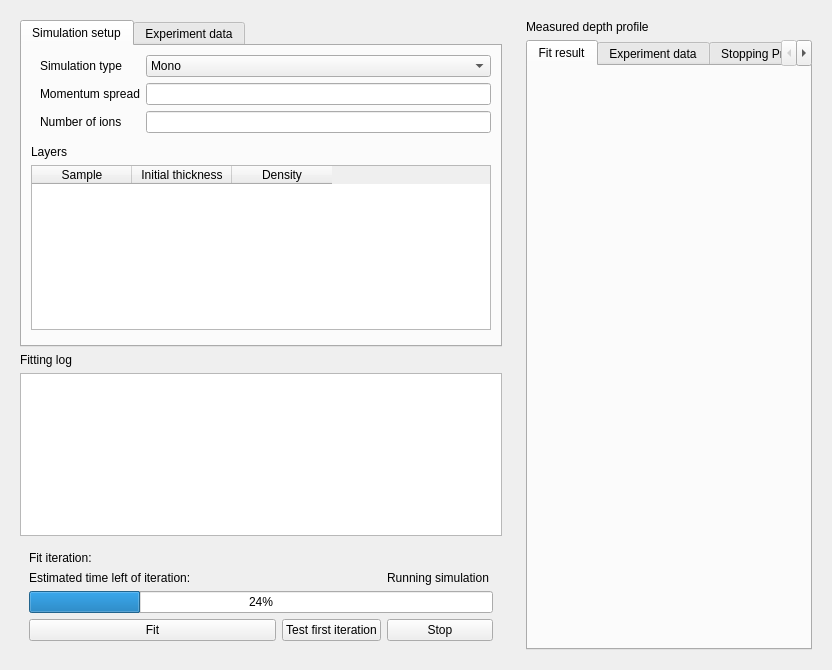
<?xml version="1.0" encoding="UTF-8"?>
<ui version="4.0">
 <class>trim_fit</class>
 <widget class="QWidget" name="trim_fit">
  <property name="geometry">
   <rect>
    <x>0</x>
    <y>0</y>
    <width>832</width>
    <height>670</height>
   </rect>
  </property>
  <property name="windowTitle">
   <string>Form</string>
  </property>
  <layout class="QHBoxLayout" name="horizontalLayout">
   <item>
    <widget class="QWidget" name="side_panel" native="true">
     <property name="minimumSize">
      <size>
       <width>500</width>
       <height>0</height>
      </size>
     </property>
     <property name="maximumSize">
      <size>
       <width>600</width>
       <height>16777215</height>
      </size>
     </property>
     <layout class="QGridLayout" name="gridLayout">
      <item row="6" column="0">
       <widget class="QWidget" name="widget_4" native="true">
        <layout class="QGridLayout" name="gridLayout_2">
         <item row="4" column="3">
          <widget class="QPushButton" name="cancel_button">
           <property name="text">
            <string>Stop</string>
           </property>
          </widget>
         </item>
         <item row="4" column="2">
          <widget class="QPushButton" name="test_simulation_button">
           <property name="text">
            <string>Test first iteration</string>
           </property>
          </widget>
         </item>
         <item row="2" column="0">
          <widget class="QLabel" name="time_remaining_label">
           <property name="text">
            <string>Estimated time left of iteration:</string>
           </property>
          </widget>
         </item>
         <item row="0" column="0">
          <widget class="QLabel" name="fit_iteration_label">
           <property name="text">
            <string>Fit iteration: </string>
           </property>
          </widget>
         </item>
         <item row="3" column="0" colspan="4">
          <widget class="QProgressBar" name="simulation_progress_bar">
           <property name="value">
            <number>24</number>
           </property>
          </widget>
         </item>
         <item row="2" column="3">
          <widget class="QLabel" name="simulation_number_label">
           <property name="text">
            <string>Running simulation </string>
           </property>
           <property name="alignment">
            <set>Qt::AlignLeading|Qt::AlignLeft|Qt::AlignVCenter</set>
           </property>
          </widget>
         </item>
         <item row="4" column="0" colspan="2">
          <widget class="QPushButton" name="fit_button">
           <property name="text">
            <string>Fit</string>
           </property>
          </widget>
         </item>
        </layout>
       </widget>
      </item>
      <item row="1" column="0">
       <widget class="QLabel" name="label_2">
        <property name="text">
         <string>Fitting log</string>
        </property>
       </widget>
      </item>
      <item row="0" column="0">
       <widget class="QTabWidget" name="tabWidget">
        <property name="currentIndex">
         <number>0</number>
        </property>
        <widget class="QWidget" name="tab">
         <attribute name="title">
          <string>Simulation setup</string>
         </attribute>
         <layout class="QVBoxLayout" name="verticalLayout_6">
          <item>
           <widget class="QWidget" name="widget" native="true">
            <layout class="QFormLayout" name="formLayout">
             <property name="topMargin">
              <number>0</number>
             </property>
             <property name="rightMargin">
              <number>0</number>
             </property>
             <property name="bottomMargin">
              <number>0</number>
             </property>
             <item row="0" column="0">
              <widget class="QLabel" name="label_3">
               <property name="text">
                <string>Simulation type</string>
               </property>
              </widget>
             </item>
             <item row="0" column="1">
              <widget class="QComboBox" name="sim_type_combo">
               <item>
                <property name="text">
                 <string>Mono</string>
                </property>
               </item>
               <item>
                <property name="text">
                 <string>Momentum Spread</string>
                </property>
               </item>
              </widget>
             </item>
             <item row="1" column="0">
              <widget class="QLabel" name="label_4">
               <property name="text">
                <string>Momentum spread</string>
               </property>
              </widget>
             </item>
             <item row="1" column="1">
              <widget class="QLineEdit" name="momentum_spread_line_edit">
               <property name="text">
                <string/>
               </property>
              </widget>
             </item>
             <item row="2" column="0">
              <widget class="QLabel" name="label_8">
               <property name="text">
                <string>Number of ions</string>
               </property>
              </widget>
             </item>
             <item row="2" column="1">
              <widget class="QLineEdit" name="num_ions_line_edit"/>
             </item>
             <item row="3" column="0">
              <widget class="QWidget" name="widget_2" native="true"/>
             </item>
            </layout>
           </widget>
          </item>
          <item>
           <widget class="QLabel" name="label_5">
            <property name="text">
             <string>Layers</string>
            </property>
           </widget>
          </item>
          <item>
           <widget class="BaseTable" name="layer_table">
            <property name="enabled">
             <bool>true</bool>
            </property>
            <column>
             <property name="text">
              <string>Sample</string>
             </property>
            </column>
            <column>
             <property name="text">
              <string>Initial thickness</string>
             </property>
            </column>
            <column>
             <property name="text">
              <string>Density</string>
             </property>
            </column>
           </widget>
          </item>
          <item>
           <widget class="QWidget" name="widget_5" native="true">
            <layout class="QHBoxLayout" name="horizontalLayout_2">
             <property name="leftMargin">
              <number>0</number>
             </property>
             <property name="topMargin">
              <number>0</number>
             </property>
             <property name="rightMargin">
              <number>0</number>
             </property>
             <property name="bottomMargin">
              <number>0</number>
             </property>
            </layout>
           </widget>
          </item>
         </layout>
        </widget>
        <widget class="QWidget" name="tab_3">
         <attribute name="title">
          <string>Experiment data</string>
         </attribute>
         <layout class="QVBoxLayout" name="verticalLayout_7">
          <item>
           <widget class="QWidget" name="widget_6" native="true">
            <layout class="QHBoxLayout" name="horizontalLayout_3">
             <property name="leftMargin">
              <number>0</number>
             </property>
             <property name="topMargin">
              <number>0</number>
             </property>
             <property name="rightMargin">
              <number>0</number>
             </property>
             <property name="bottomMargin">
              <number>0</number>
             </property>
             <item>
              <widget class="QPushButton" name="load_data_button">
               <property name="text">
                <string>Load data / Modify</string>
               </property>
              </widget>
             </item>
             <item>
              <widget class="QPushButton" name="plot_data_button">
               <property name="text">
                <string>Plot data</string>
               </property>
              </widget>
             </item>
            </layout>
           </widget>
          </item>
          <item>
           <widget class="BaseTable" name="experiment_data_table">
            <property name="enabled">
             <bool>true</bool>
            </property>
           </widget>
          </item>
         </layout>
        </widget>
       </widget>
      </item>
      <item row="4" column="0">
       <widget class="QTextBrowser" name="fit_log_text_browser"/>
      </item>
     </layout>
    </widget>
   </item>
   <item>
    <widget class="QWidget" name="widget_3" native="true">
     <layout class="QVBoxLayout" name="verticalLayout_2">
      <item>
       <widget class="QLabel" name="label">
        <property name="text">
         <string>Measured depth profile</string>
        </property>
       </widget>
      </item>
      <item>
       <widget class="QTabWidget" name="trim_results">
        <property name="currentIndex">
         <number>0</number>
        </property>
        <widget class="QWidget" name="fit_result_tab">
         <attribute name="title">
          <string>Fit result</string>
         </attribute>
         <layout class="QVBoxLayout" name="verticalLayout_4">
          <item>
           <widget class="PlotWidget" name="comparison_plot" native="true"/>
          </item>
         </layout>
        </widget>
        <widget class="QWidget" name="experiment_data_tab">
         <attribute name="title">
          <string>Experiment data</string>
         </attribute>
         <layout class="QVBoxLayout" name="verticalLayout_8">
          <item>
           <widget class="PlotWidget" name="plot" native="true">
            <layout class="QVBoxLayout" name="verticalLayout"/>
           </widget>
          </item>
         </layout>
        </widget>
        <widget class="QWidget" name="stopping_profiles_tab">
         <attribute name="title">
          <string>Stopping Profiles</string>
         </attribute>
         <layout class="QVBoxLayout" name="verticalLayout_3">
          <item>
           <widget class="QTabWidget" name="stopping_profiles_tab_widget"/>
          </item>
         </layout>
        </widget>
       </widget>
      </item>
     </layout>
    </widget>
   </item>
  </layout>
 </widget>
 <customwidgets>
  <customwidget>
   <class>PlotWidget</class>
   <extends>QWidget</extends>
   <header location="global">EVA.widgets.plot.plot_widget</header>
   <container>1</container>
  </customwidget>
  <customwidget>
   <class>BaseTable</class>
   <extends>QTableWidget</extends>
   <header>EVA.widgets.base.base_table</header>
  </customwidget>
 </customwidgets>
 <resources/>
 <connections/>
</ui>
